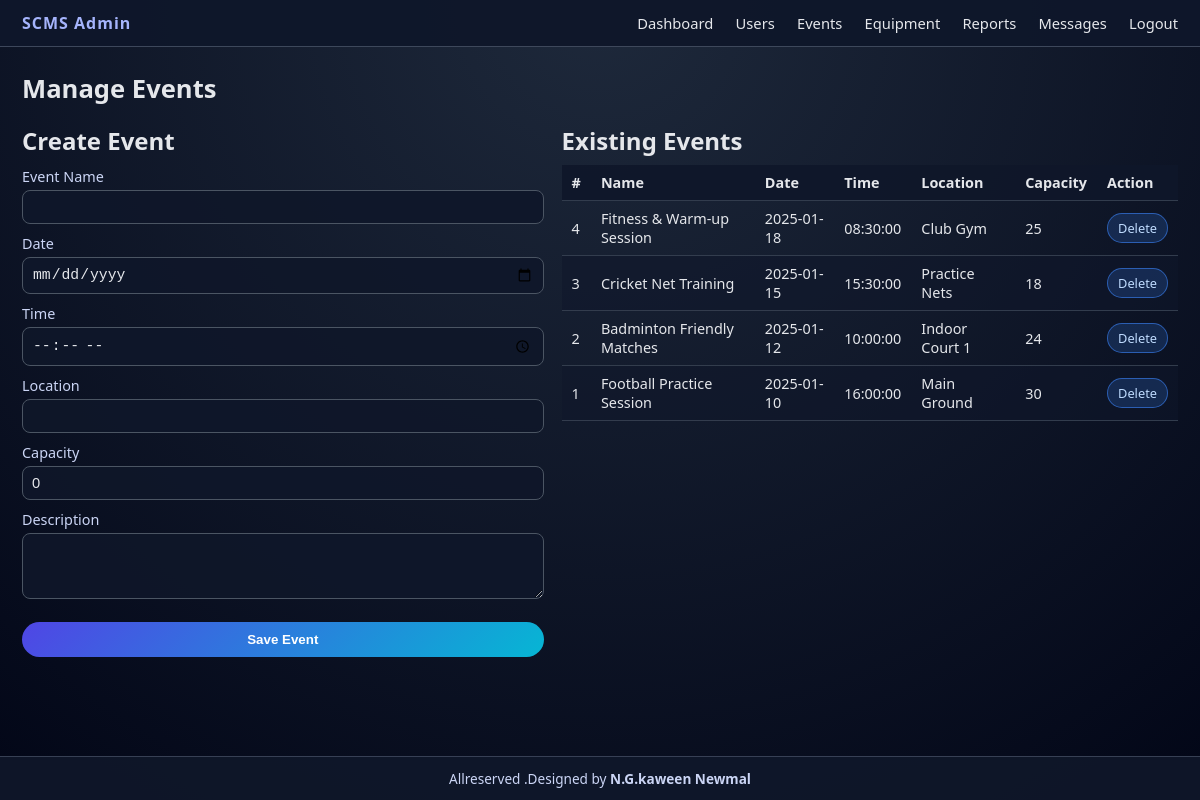
The app's page /admin_events.php (signed in) with its own data.
### tables this page shows
CREATE TABLE events (
    id INT AUTO_INCREMENT PRIMARY KEY,
    name VARCHAR(100) NOT NULL,
    event_date DATE NOT NULL,
    event_time TIME NOT NULL,
    location VARCHAR(100) NOT NULL,
    description TEXT,
    capacity INT DEFAULT 0,
    created_by INT,
    created_at TIMESTAMP DEFAULT CURRENT_TIMESTAMP
);

### admin_events.php (the view, shortened to what this page needs)
<?php
require_once "config/config.php";
include "includes/header.php";
include "includes/navbar_admin.php";
$events = $conn->query("SELECT * FROM events ORDER BY event_date DESC, event_time DESC");
?>
<main class="content">
    <h1>Manage Events</h1>
    <section class="two-columns">
        <div>
            <h2>Create Event</h2>
            <form method="post" class="simple-form">
                <label>Event Name</label>
                <input type="text" name="name" required>
                <label>Date</label>
                <input type="date" name="event_date" required>
                <label>Time</label>
                <input type="time" name="event_time" required>
                <label>Location</label>
                <input type="text" name="location" required>
                <label>Capacity</label>
                <input type="number" name="capacity" min="0" value="0">
                <label>Description</label>
                <textarea name="description" rows="3"></textarea>
                <button type="submit" class="btn-primary">Save Event</button>
            </form>
        </div>
        <div>
            <h2>Existing Events</h2>
            <table class="data-table">
                <thead>
                <tr>
                    <th>#</th><th>Name</th><th>Date</th><th>Time</th>
                    <th>Location</th><th>Capacity</th><th>Action</th>
                </tr>
                </thead>
                <tbody>
                <?php while ($e = $events->fetch_assoc()): ?>
                    <tr>
                        <td><?php echo $e['id']; ?></td>
                        <td><?php echo htmlspecialchars($e['name']); ?></td>
                        <td><?php echo $e['event_date']; ?></td>
                        <td><?php echo $e['event_time']; ?></td>
                        <td><?php echo htmlspecialchars($e['location']); ?></td>
                        <td><?php echo $e['capacity']; ?></td>
                        <td>
                            <a class="btn-small" href="?delete=<?php echo $e['id']; ?>"
                               onclick="return confirm('Delete this event?');">Delete</a>
                        </td>
                    </tr>
                <?php endwhile; ?>
                </tbody>
            </table>
        </div>
    </section>
</main>
<?php include "includes/footer.php"; ?>

### assets/css/style.css (style rules this page uses)
* { box-sizing: border-box; margin: 0; padding: 0; }
body { font-family: system-ui, -apple-system, BlinkMacSystemFont, "Segoe UI", sans-serif; background: radial-gradient(circle at top, #1e293b, #020617); color: #e5e7eb; }
.btn-primary { margin-top: 18px; width: 100%; padding: 10px 12px; border-radius: 999px; border: none; background: linear-gradient(135deg, #4f46e5, #06b6d4); color: white; font-weight: 600; cursor: pointer; transition: transform 0.1s ease, box-shadow 0.1s ease, opacity 0.15s; }
.content { padding: 24px 22px 30px; flex: 1; }
.content h1 { font-size: 1.6rem; margin-bottom: 18px; }
.two-columns { display: grid; gap: 18px; }
@media (min-width: 900px) { .two-columns { grid-template-columns: 1.1fr 1.3fr; } }
.simple-form label { display: block; margin-top: 10px; font-size: 0.9rem; color: #cbd5f5; }
.simple-form input, .simple-form select, .simple-form textarea { width: 100%; margin-top: 4px; padding: 8px 9px; border-radius: 8px; border: 1px solid #4b5563; background: rgba(15,23,42,0.9); color: #e5e7eb; font-size: 0.92rem; }
.simple-form textarea { resize: vertical; }
.data-table { width: 100%; border-collapse: collapse; font-size: 0.9rem; margin-top: 8px; }
.data-table th, .data-table td { padding: 8px 10px; border-bottom: 1px solid rgba(55,65,81,0.9); }
.data-table th { text-align: left; background: rgba(15,23,42,0.9); }
.data-table tr:nth-child(even) { background: rgba(15,23,42,0.55); }
.btn-small { display: inline-block; padding: 5px 10px; border-radius: 999px; background: rgba(59,130,246,0.2); border: 1px solid rgba(59,130,246,0.6); color: #bfdbfe; text-decoration: none; font-size: 0.8rem; }

### records on screen
events: id "4", name "Fitness & Warm-up Session", event_date "2025-01-18", event_time "08:30:00", location "Club Gym", capacity "25"
events: id "3", name "Cricket Net Training", event_date "2025-01-15", event_time "15:30:00", location "Practice Nets", capacity "18"
events: id "2", name "Badminton Friendly Matches", event_date "2025-01-12", event_time "10:00:00", location "Indoor Court 1", capacity "24"
events: id "1", name "Football Practice Session", event_date "2025-01-10", event_time "16:00:00", location "Main Ground", capacity "30"
